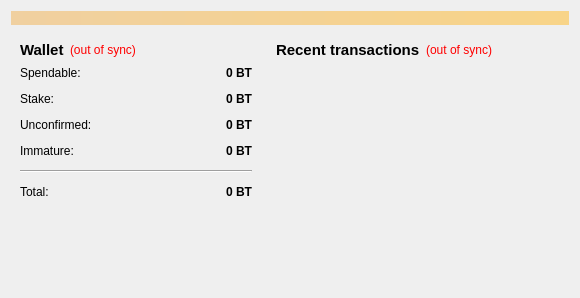
<?xml version="1.0" encoding="UTF-8"?>
<ui version="4.0">
 <class>OverviewPage</class>
 <widget class="QWidget" name="OverviewPage">
  <property name="geometry">
   <rect>
    <x>0</x>
    <y>0</y>
    <width>580</width>
    <height>286</height>
   </rect>
  </property>
  <property name="windowTitle">
   <string>Form</string>
  </property>
  <layout class="QVBoxLayout" name="topLayout">
   <item>
    <widget class="QLabel" name="labelAlerts">
     <property name="visible">
      <bool>false</bool>
     </property>
     <property name="styleSheet">
      <string notr="true">background-color: qlineargradient(x1: 0, y1: 0, x2: 1, y2: 0, stop:0 #F0D0A0, stop:1 #F8D488);  color:#000000
</string>
     </property>
     <property name="wordWrap">
      <bool>true</bool>
     </property>
     <property name="margin">
      <number>3</number>
     </property>
    </widget>
   </item>
   <item>
    <layout class="QFormLayout" name="formLayout">
     <property name="fieldGrowthPolicy">
      <enum>QFormLayout::ExpandingFieldsGrow</enum>
     </property>
     <item row="0" column="0">
      <layout class="QVBoxLayout" name="verticalLayout_2" stretch="0,0">
       <item>
        <widget class="QWidget" name="widget" native="true">
         <property name="sizePolicy">
          <sizepolicy hsizetype="MinimumExpanding" vsizetype="MinimumExpanding">
           <horstretch>0</horstretch>
           <verstretch>0</verstretch>
          </sizepolicy>
         </property>
         <property name="minimumSize">
          <size>
           <width>250</width>
           <height>0</height>
          </size>
         </property>
         <layout class="QVBoxLayout" name="verticalLayout_4">
          <item>
           <layout class="QHBoxLayout" name="horizontalLayout_4">
            <item>
             <widget class="QLabel" name="label_5">
              <property name="font">
               <font>
                <pointsize>11</pointsize>
                <weight>75</weight>
                <bold>true</bold>
               </font>
              </property>
              <property name="text">
               <string>Wallet</string>
              </property>
             </widget>
            </item>
            <item>
             <widget class="QLabel" name="labelWalletStatus">
              <property name="toolTip">
               <string>The displayed information may be out of date. Your wallet automatically synchronizes with the BitcoinT network after a connection is established, but this process has not completed yet.</string>
              </property>
              <property name="styleSheet">
               <string notr="true">QLabel { color: red; }</string>
              </property>
              <property name="text">
               <string notr="true">(out of sync)</string>
              </property>
              <property name="alignment">
               <set>Qt::AlignLeading|Qt::AlignLeft|Qt::AlignVCenter</set>
              </property>
             </widget>
            </item>
            <item>
             <spacer name="horizontalSpacer_2">
              <property name="orientation">
               <enum>Qt::Horizontal</enum>
              </property>
              <property name="sizeHint" stdset="0">
               <size>
                <width>40</width>
                <height>20</height>
               </size>
              </property>
             </spacer>
            </item>
           </layout>
          </item>
          <item>
           <layout class="QFormLayout" name="formLayout_2">
            <property name="fieldGrowthPolicy">
             <enum>QFormLayout::AllNonFixedFieldsGrow</enum>
            </property>
            <property name="horizontalSpacing">
             <number>12</number>
            </property>
            <property name="verticalSpacing">
             <number>12</number>
            </property>
            <item row="0" column="0">
             <widget class="QLabel" name="label">
              <property name="text">
               <string>Spendable:</string>
              </property>
             </widget>
            </item>
            <item row="0" column="1">
             <widget class="QLabel" name="labelBalance">
              <property name="font">
               <font>
                <weight>75</weight>
                <bold>true</bold>
               </font>
              </property>
              <property name="cursor">
               <cursorShape>IBeamCursor</cursorShape>
              </property>
              <property name="toolTip">
               <string>Your current spendable balance</string>
              </property>
              <property name="text">
               <string notr="true">0 BT</string>
              </property>
              <property name="alignment">
               <set>Qt::AlignRight|Qt::AlignTrailing|Qt::AlignVCenter</set>
              </property>
              <property name="textInteractionFlags">
               <set>Qt::LinksAccessibleByMouse|Qt::TextSelectableByKeyboard|Qt::TextSelectableByMouse</set>
              </property>
             </widget>
            </item>
            <item row="1" column="0">
             <widget class="QLabel" name="label_6">
              <property name="text">
               <string>Stake:</string>
              </property>
             </widget>
            </item>
            <item row="1" column="1">
             <widget class="QLabel" name="labelStake">
              <property name="font">
               <font>
                <weight>75</weight>
                <bold>true</bold>
               </font>
              </property>
              <property name="cursor">
               <cursorShape>IBeamCursor</cursorShape>
              </property>
              <property name="toolTip">
               <string>Total of coins that was staked, and do not yet count toward the current balance</string>
              </property>
              <property name="text">
               <string notr="true">0 BT</string>
              </property>
              <property name="alignment">
               <set>Qt::AlignRight|Qt::AlignTrailing|Qt::AlignVCenter</set>
              </property>
              <property name="textInteractionFlags">
               <set>Qt::LinksAccessibleByMouse|Qt::TextSelectableByKeyboard|Qt::TextSelectableByMouse</set>
              </property>
             </widget>
            </item>
            <item row="2" column="0">
             <widget class="QLabel" name="label_3">
              <property name="text">
               <string>Unconfirmed:</string>
              </property>
             </widget>
            </item>
            <item row="2" column="1">
             <widget class="QLabel" name="labelUnconfirmed">
              <property name="font">
               <font>
                <weight>75</weight>
                <bold>true</bold>
               </font>
              </property>
              <property name="cursor">
               <cursorShape>IBeamCursor</cursorShape>
              </property>
              <property name="toolTip">
               <string>Total of transactions that have yet to be confirmed, and do not yet count toward the current balance</string>
              </property>
              <property name="text">
               <string notr="true">0 BT</string>
              </property>
              <property name="alignment">
               <set>Qt::AlignRight|Qt::AlignTrailing|Qt::AlignVCenter</set>
              </property>
              <property name="textInteractionFlags">
               <set>Qt::LinksAccessibleByMouse|Qt::TextSelectableByKeyboard|Qt::TextSelectableByMouse</set>
              </property>
             </widget>
            </item>
            <item row="3" column="0">
             <widget class="QLabel" name="labelImmatureText">
              <property name="text">
               <string>Immature:</string>
              </property>
             </widget>
            </item>
            <item row="3" column="1">
             <widget class="QLabel" name="labelImmature">
              <property name="font">
               <font>
                <weight>75</weight>
                <bold>true</bold>
               </font>
              </property>
              <property name="toolTip">
               <string>Mined balance that has not yet matured</string>
              </property>
              <property name="text">
               <string notr="true">0 BT</string>
              </property>
              <property name="alignment">
               <set>Qt::AlignRight|Qt::AlignTrailing|Qt::AlignVCenter</set>
              </property>
              <property name="textInteractionFlags">
               <set>Qt::LinksAccessibleByMouse|Qt::TextSelectableByKeyboard|Qt::TextSelectableByMouse</set>
              </property>
             </widget>
            </item>
            <item row="4" column="0" colspan="2">
             <widget class="Line" name="line">
              <property name="orientation">
               <enum>Qt::Horizontal</enum>
              </property>
             </widget>
            </item>
            <item row="5" column="0">
             <widget class="QLabel" name="labelTotalText">
              <property name="text">
               <string>Total:</string>
              </property>
             </widget>
            </item>
            <item row="5" column="1">
             <widget class="QLabel" name="labelTotal">
              <property name="font">
               <font>
                <weight>75</weight>
                <bold>true</bold>
               </font>
              </property>
              <property name="cursor">
               <cursorShape>IBeamCursor</cursorShape>
              </property>
              <property name="toolTip">
               <string>Your current total balance</string>
              </property>
              <property name="text">
               <string notr="true">0 BT</string>
              </property>
              <property name="alignment">
               <set>Qt::AlignRight|Qt::AlignTrailing|Qt::AlignVCenter</set>
              </property>
              <property name="textInteractionFlags">
               <set>Qt::LinksAccessibleByMouse|Qt::TextSelectableByKeyboard|Qt::TextSelectableByMouse</set>
              </property>
             </widget>
            </item>
           </layout>
          </item>
         </layout>
        </widget>
       </item>
       <item>
        <spacer name="verticalSpacer">
         <property name="orientation">
          <enum>Qt::Vertical</enum>
         </property>
         <property name="sizeHint" stdset="0">
          <size>
           <width>20</width>
           <height>40</height>
          </size>
         </property>
        </spacer>
       </item>
      </layout>
     </item>
     <item row="0" column="1">
      <layout class="QVBoxLayout" name="verticalLayout_3">
       <item>
        <widget class="QWidget" name="widget_2" native="true">
         <property name="sizePolicy">
          <sizepolicy hsizetype="MinimumExpanding" vsizetype="MinimumExpanding">
           <horstretch>0</horstretch>
           <verstretch>0</verstretch>
          </sizepolicy>
         </property>
         <property name="minimumSize">
          <size>
           <width>300</width>
           <height>0</height>
          </size>
         </property>
         <layout class="QVBoxLayout" name="verticalLayout">
          <item>
           <layout class="QHBoxLayout" name="horizontalLayout_2">
            <item>
             <widget class="QLabel" name="label_4">
              <property name="font">
               <font>
                <pointsize>11</pointsize>
                <weight>75</weight>
                <bold>true</bold>
               </font>
              </property>
              <property name="text">
               <string>&lt;b&gt;Recent transactions&lt;/b&gt;</string>
              </property>
             </widget>
            </item>
            <item>
             <widget class="QLabel" name="labelTransactionsStatus">
              <property name="toolTip">
               <string>The displayed information may be out of date. Your wallet automatically synchronizes with the BitcoinT network after a connection is established, but this process has not completed yet.</string>
              </property>
              <property name="styleSheet">
               <string notr="true">QLabel { color: red; }</string>
              </property>
              <property name="text">
               <string notr="true">(out of sync)</string>
              </property>
              <property name="alignment">
               <set>Qt::AlignRight|Qt::AlignTrailing|Qt::AlignVCenter</set>
              </property>
             </widget>
            </item>
            <item>
             <spacer name="horizontalSpacer">
              <property name="orientation">
               <enum>Qt::Horizontal</enum>
              </property>
              <property name="sizeHint" stdset="0">
               <size>
                <width>40</width>
                <height>20</height>
               </size>
              </property>
             </spacer>
            </item>
           </layout>
          </item>
          <item>
           <widget class="QListView" name="listTransactions">
            <property name="styleSheet">
             <string notr="true">QListView { background: transparent; }</string>
            </property>
            <property name="frameShape">
             <enum>QFrame::NoFrame</enum>
            </property>
            <property name="verticalScrollBarPolicy">
             <enum>Qt::ScrollBarAlwaysOff</enum>
            </property>
            <property name="horizontalScrollBarPolicy">
             <enum>Qt::ScrollBarAlwaysOff</enum>
            </property>
            <property name="selectionMode">
             <enum>QAbstractItemView::NoSelection</enum>
            </property>
           </widget>
          </item>
          <item>
           <spacer name="horizontalSpacer_3">
            <property name="orientation">
             <enum>Qt::Horizontal</enum>
            </property>
            <property name="sizeHint" stdset="0">
             <size>
              <width>40</width>
              <height>20</height>
             </size>
            </property>
           </spacer>
          </item>
         </layout>
        </widget>
       </item>
      </layout>
     </item>
    </layout>
   </item>
  </layout>
 </widget>
 <resources/>
 <connections/>
</ui>
